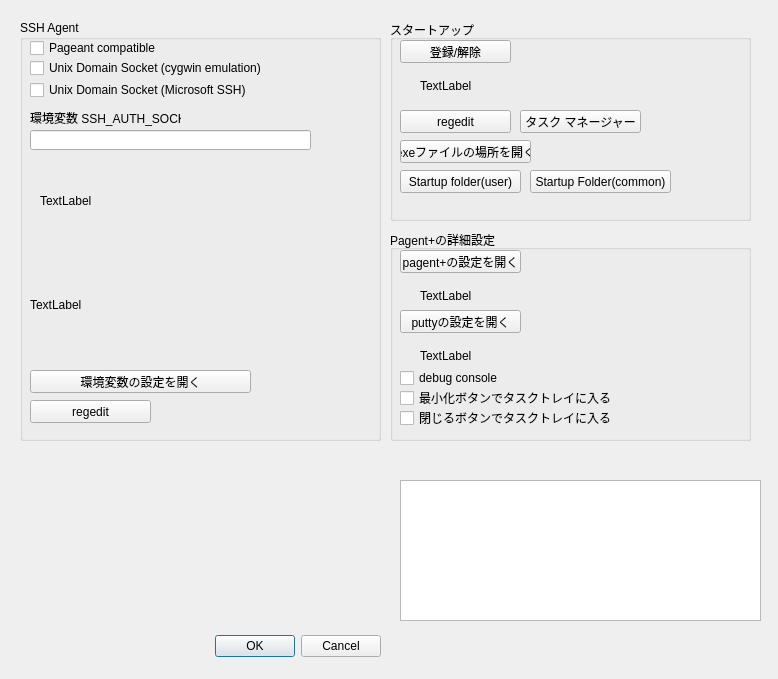
<?xml version="1.0" encoding="UTF-8"?>
<ui version="4.0">
 <class>SettingDlg</class>
 <widget class="QDialog" name="SettingDlg">
  <property name="geometry">
   <rect>
    <x>0</x>
    <y>0</y>
    <width>778</width>
    <height>679</height>
   </rect>
  </property>
  <property name="windowTitle">
   <string>Dialog</string>
  </property>
  <widget class="QDialogButtonBox" name="buttonBox">
   <property name="geometry">
    <rect>
     <x>40</x>
     <y>630</y>
     <width>341</width>
     <height>32</height>
    </rect>
   </property>
   <property name="orientation">
    <enum>Qt::Horizontal</enum>
   </property>
   <property name="standardButtons">
    <set>QDialogButtonBox::Cancel|QDialogButtonBox::Ok</set>
   </property>
  </widget>
  <widget class="QPlainTextEdit" name="plainTextEdit">
   <property name="geometry">
    <rect>
     <x>400</x>
     <y>480</y>
     <width>361</width>
     <height>141</height>
    </rect>
   </property>
   <property name="readOnly">
    <bool>true</bool>
   </property>
  </widget>
  <widget class="QGroupBox" name="groupBox">
   <property name="geometry">
    <rect>
     <x>390</x>
     <y>20</y>
     <width>361</width>
     <height>201</height>
    </rect>
   </property>
   <property name="title">
    <string>スタートアップ</string>
   </property>
   <widget class="QPushButton" name="pushButton_5">
    <property name="geometry">
     <rect>
      <x>10</x>
      <y>20</y>
      <width>111</width>
      <height>23</height>
     </rect>
    </property>
    <property name="text">
     <string>登録/解除</string>
    </property>
    <property name="checkable">
     <bool>true</bool>
    </property>
   </widget>
   <widget class="QPushButton" name="pushButton_4">
    <property name="geometry">
     <rect>
      <x>130</x>
      <y>90</y>
      <width>121</width>
      <height>23</height>
     </rect>
    </property>
    <property name="text">
     <string>タスク マネージャー</string>
    </property>
   </widget>
   <widget class="QPushButton" name="pushButton_3">
    <property name="geometry">
     <rect>
      <x>10</x>
      <y>90</y>
      <width>111</width>
      <height>23</height>
     </rect>
    </property>
    <property name="text">
     <string>regedit</string>
    </property>
   </widget>
   <widget class="QLabel" name="label_6">
    <property name="geometry">
     <rect>
      <x>30</x>
      <y>50</y>
      <width>291</width>
      <height>31</height>
     </rect>
    </property>
    <property name="text">
     <string>TextLabel</string>
    </property>
    <property name="wordWrap">
     <bool>true</bool>
    </property>
   </widget>
   <widget class="QPushButton" name="pushButton_8">
    <property name="geometry">
     <rect>
      <x>10</x>
      <y>120</y>
      <width>131</width>
      <height>23</height>
     </rect>
    </property>
    <property name="text">
     <string>exeファイルの場所を開く</string>
    </property>
   </widget>
   <widget class="QPushButton" name="pushButton_9">
    <property name="geometry">
     <rect>
      <x>10</x>
      <y>150</y>
      <width>121</width>
      <height>23</height>
     </rect>
    </property>
    <property name="text">
     <string>Startup folder(user)</string>
    </property>
   </widget>
   <widget class="QPushButton" name="pushButton_10">
    <property name="geometry">
     <rect>
      <x>140</x>
      <y>150</y>
      <width>141</width>
      <height>23</height>
     </rect>
    </property>
    <property name="text">
     <string>Startup Folder(common)</string>
    </property>
   </widget>
  </widget>
  <widget class="QGroupBox" name="groupBox_2">
   <property name="geometry">
    <rect>
     <x>20</x>
     <y>20</y>
     <width>361</width>
     <height>421</height>
    </rect>
   </property>
   <property name="title">
    <string>SSH Agent</string>
   </property>
   <widget class="QLabel" name="label_3">
    <property name="geometry">
     <rect>
      <x>10</x>
      <y>230</y>
      <width>341</width>
      <height>111</height>
     </rect>
    </property>
    <property name="cursor">
     <cursorShape>IBeamCursor</cursorShape>
    </property>
    <property name="text">
     <string>TextLabel</string>
    </property>
    <property name="textInteractionFlags">
     <set>Qt::LinksAccessibleByMouse|Qt::TextSelectableByMouse</set>
    </property>
   </widget>
   <widget class="QLabel" name="label">
    <property name="geometry">
     <rect>
      <x>20</x>
      <y>140</y>
      <width>281</width>
      <height>81</height>
     </rect>
    </property>
    <property name="text">
     <string>TextLabel</string>
    </property>
   </widget>
   <widget class="QCheckBox" name="checkBox_3">
    <property name="geometry">
     <rect>
      <x>10</x>
      <y>20</y>
      <width>181</width>
      <height>16</height>
     </rect>
    </property>
    <property name="text">
     <string>Pageant compatible</string>
    </property>
   </widget>
   <widget class="QPushButton" name="pushButton">
    <property name="geometry">
     <rect>
      <x>10</x>
      <y>350</y>
      <width>221</width>
      <height>23</height>
     </rect>
    </property>
    <property name="text">
     <string>環境変数の設定を開く</string>
    </property>
   </widget>
   <widget class="QPushButton" name="pushButton_2">
    <property name="geometry">
     <rect>
      <x>10</x>
      <y>380</y>
      <width>121</width>
      <height>23</height>
     </rect>
    </property>
    <property name="text">
     <string>regedit</string>
    </property>
   </widget>
   <widget class="QCheckBox" name="checkBox">
    <property name="geometry">
     <rect>
      <x>10</x>
      <y>40</y>
      <width>241</width>
      <height>16</height>
     </rect>
    </property>
    <property name="text">
     <string>Unix Domain Socket (cygwin emulation)</string>
    </property>
   </widget>
   <widget class="QCheckBox" name="checkBox_2">
    <property name="geometry">
     <rect>
      <x>10</x>
      <y>60</y>
      <width>231</width>
      <height>20</height>
     </rect>
    </property>
    <property name="text">
     <string>Unix Domain Socket (Microsoft SSH)</string>
    </property>
   </widget>
   <widget class="QLineEdit" name="lineEdit">
    <property name="geometry">
     <rect>
      <x>10</x>
      <y>110</y>
      <width>281</width>
      <height>20</height>
     </rect>
    </property>
   </widget>
   <widget class="QLabel" name="label_2">
    <property name="geometry">
     <rect>
      <x>10</x>
      <y>90</y>
      <width>151</width>
      <height>16</height>
     </rect>
    </property>
    <property name="text">
     <string>環境変数 SSH_AUTH_SOCK</string>
    </property>
   </widget>
  </widget>
  <widget class="QGroupBox" name="groupBox_3">
   <property name="geometry">
    <rect>
     <x>390</x>
     <y>230</y>
     <width>361</width>
     <height>211</height>
    </rect>
   </property>
   <property name="title">
    <string>Pagent+の詳細設定</string>
   </property>
   <widget class="QCheckBox" name="checkBox_4">
    <property name="geometry">
     <rect>
      <x>10</x>
      <y>140</y>
      <width>101</width>
      <height>16</height>
     </rect>
    </property>
    <property name="text">
     <string>debug console</string>
    </property>
   </widget>
   <widget class="QPushButton" name="pushButton_6">
    <property name="geometry">
     <rect>
      <x>10</x>
      <y>20</y>
      <width>121</width>
      <height>23</height>
     </rect>
    </property>
    <property name="text">
     <string>pagent+の設定を開く</string>
    </property>
   </widget>
   <widget class="QPushButton" name="pushButton_7">
    <property name="geometry">
     <rect>
      <x>10</x>
      <y>80</y>
      <width>121</width>
      <height>23</height>
     </rect>
    </property>
    <property name="text">
     <string>puttyの設定を開く</string>
    </property>
   </widget>
   <widget class="QCheckBox" name="checkBox_5">
    <property name="geometry">
     <rect>
      <x>10</x>
      <y>160</y>
      <width>221</width>
      <height>16</height>
     </rect>
    </property>
    <property name="text">
     <string>最小化ボタンでタスクトレイに入る</string>
    </property>
   </widget>
   <widget class="QLabel" name="label_4">
    <property name="geometry">
     <rect>
      <x>30</x>
      <y>50</y>
      <width>321</width>
      <height>31</height>
     </rect>
    </property>
    <property name="text">
     <string>TextLabel</string>
    </property>
    <property name="wordWrap">
     <bool>true</bool>
    </property>
   </widget>
   <widget class="QLabel" name="label_5">
    <property name="geometry">
     <rect>
      <x>30</x>
      <y>110</y>
      <width>321</width>
      <height>31</height>
     </rect>
    </property>
    <property name="text">
     <string>TextLabel</string>
    </property>
    <property name="wordWrap">
     <bool>true</bool>
    </property>
   </widget>
   <widget class="QCheckBox" name="checkBox_6">
    <property name="geometry">
     <rect>
      <x>10</x>
      <y>180</y>
      <width>231</width>
      <height>16</height>
     </rect>
    </property>
    <property name="text">
     <string>閉じるボタンでタスクトレイに入る</string>
    </property>
   </widget>
  </widget>
  <zorder>groupBox_2</zorder>
  <zorder>groupBox</zorder>
  <zorder>buttonBox</zorder>
  <zorder>plainTextEdit</zorder>
  <zorder>groupBox_3</zorder>
 </widget>
 <resources/>
 <connections>
  <connection>
   <sender>buttonBox</sender>
   <signal>accepted()</signal>
   <receiver>SettingDlg</receiver>
   <slot>accept()</slot>
   <hints>
    <hint type="sourcelabel">
     <x>248</x>
     <y>254</y>
    </hint>
    <hint type="destinationlabel">
     <x>157</x>
     <y>274</y>
    </hint>
   </hints>
  </connection>
  <connection>
   <sender>buttonBox</sender>
   <signal>rejected()</signal>
   <receiver>SettingDlg</receiver>
   <slot>reject()</slot>
   <hints>
    <hint type="sourcelabel">
     <x>316</x>
     <y>260</y>
    </hint>
    <hint type="destinationlabel">
     <x>286</x>
     <y>274</y>
    </hint>
   </hints>
  </connection>
 </connections>
</ui>
